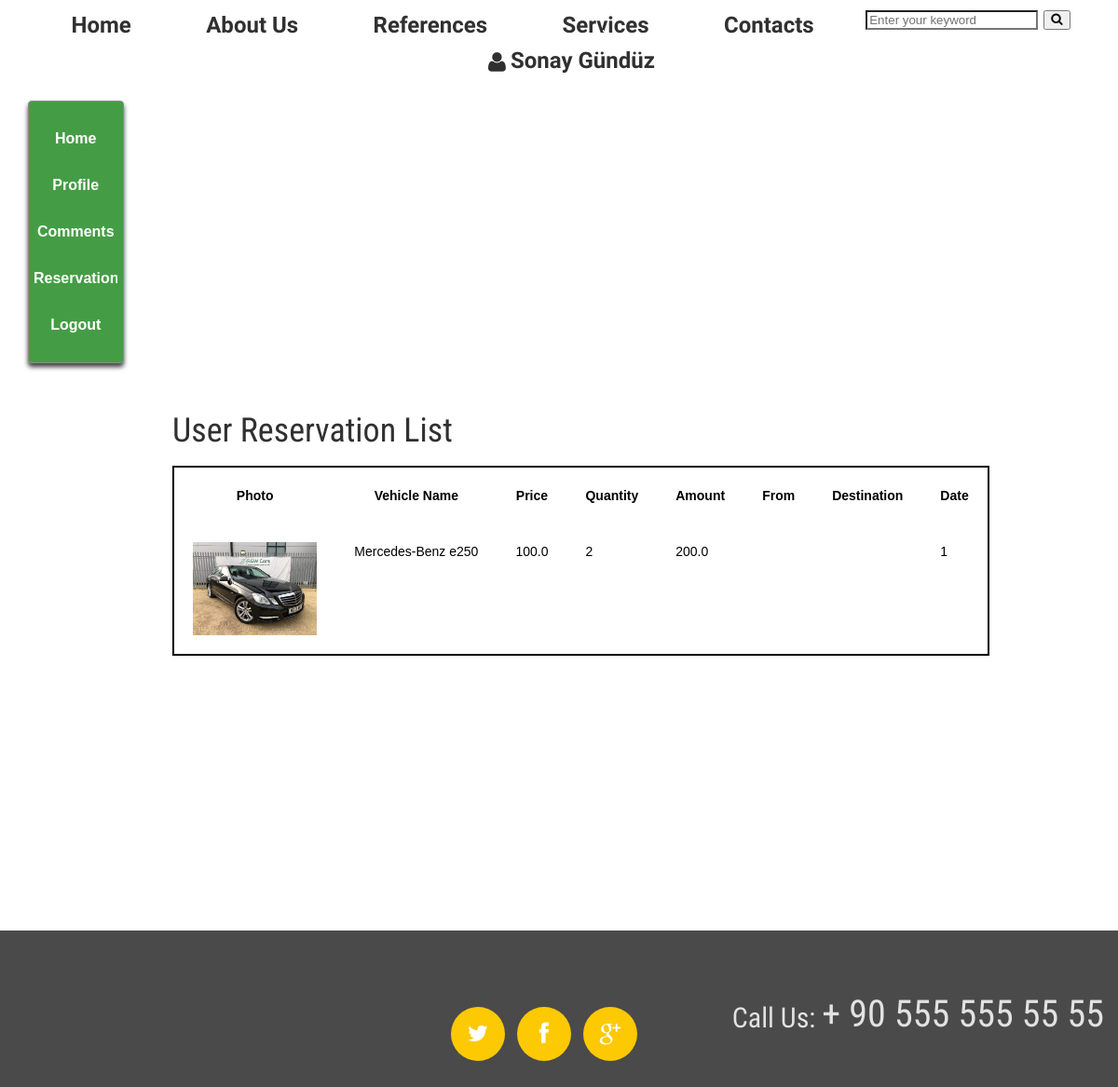
/user/reservationdetail/1 (signed in), run on the app's committed database.
### reservation/models.py (models this page shows, shortened)
class ReservationVehicle(models.Model):
    STATUS = (
        ('New', 'New'),
        ('Accepted', 'Accepted'),
        ('Canceled', 'Canceled'),
    )
    reservation = models.ForeignKey(Reservation, on_delete=models.CASCADE)
    user = models.ForeignKey(User, on_delete=models.CASCADE)
    vehicle = models.ForeignKey(Vehicle, on_delete=models.CASCADE)
    quantity = models.IntegerField()
    price = models.FloatField()
    amount = models.FloatField()
    date = models.CharField(max_length=50, default=1)
    kalkisyeri = models.CharField(max_length=255, blank=True, verbose_name="Kalkış Yeri")
    varisyeri = models.CharField(max_length=255, blank=True, verbose_name="Varış Yeri")
    status = models.CharField(max_length=10, choices=STATUS, default='New')
    created_at = models.DateTimeField(auto_now_add=True)
    updated_at = models.DateTimeField(auto_now_add=True)

### vehicle/models.py (models this page shows, shortened)
class Vehicle(models.Model):
        STATUS = (
            ('True', 'Evet'),
            ('FALSE', 'HAYIR'),
        )
        category = models.ForeignKey(Category, on_delete=models.CASCADE)
        title = models.CharField(max_length=50)
        keywords = models.CharField(blank=True, max_length=100)
        description = models.CharField(blank=True, max_length=100)
        image = models.ImageField(blank=True, upload_to='images/')
        price = models.FloatField()
        amount = models.IntegerField()
        detail = RichTextUploadingField()
        slug = models.CharField(blank=True, max_length=150)
        status = models.CharField(max_length=10, choices=STATUS)
        created_at = models.DateTimeField(auto_now_add=True)
        updated_at = models.DateTimeField(auto_now=True)
        def image_tag(self):
            return mark_safe('<img src="{}" height="50" />'.format(self.image.url))
        image_tag.short_description = 'Image'

### user/views.py (the view)
# urls.py: path('reservationdetail/<int:id>', views.reservationdetail, name='reservationdetail'),
@login_required(login_url='/login')
def reservationdetail(request,id):
    category = Category.objects.all()
    current_user = request.user
    reservation = Reservation.objects.get(user_id=current_user.id, id=id)
    reservationitems = ReservationVehicle.objects.filter(reservation_id=reservation.id)
    context = {
        'category': category,
        'reservation': reservation,
        'reservationitems': reservationitems,
    }
    return render(request, 'user_reservation_detail.html', context)

### user/templates/user_reservation_detail.html (shortened to what this page needs)
{% extends "homebase.html" %}
{% block content %}
<div class="content" style="background: white; padding-bottom: 1000px">
		<div class="grid_12 prefix_1">
			<div class="grid_3">
				{% include "user_panel.html" %}
			</div>
			<div class="grid_9" style="margin-left: 170px;">
				<div class="section-title">
					<h3 class="title"> User Reservation List </h3>
				</div>
				<table style="border: 2px solid black">
						<tr>
							<th class="text-left" style="padding: 20px">Photo</th>
							<th class="text-left" style="padding: 20px">Vehicle Name</th>
							<th class="text-left"style="padding: 20px" >Price</th>
							<th class="text-left" style="padding: 20px">Quantity</th>
							<th class="text-left" style="padding: 20px">Amount</th>
							<th class="text-left" style="padding: 20px">From</th>
							<th class="text-left" style="padding: 20px">Destination</th>
							<th class="text-left" style="padding: 20px">Date</th>
						</tr>
					{% for item in reservationitems %}
						<tr>
							<td class="text-left" style="padding: 20px"><a href="/vehicle/{{item.vehicle_id}}/{{item.vehicle.slug}}">
								<img src="{{item.vehicle.image.url}}" height="100"></a>
							</td>
							<td class="text-left" style="padding: 20px">{{ item.vehicle.title }}</td>
							<td class="text-left" style="padding: 20px">{{ item.price }}</td>
							<td class="text-left" style="padding: 20px">{{ item.quantity}}</td>
							<td class="text-left" style="padding: 20px">{{ item.amount}}</td>
							<td class="text-left" style="padding: 20px">{{ item.kalkisyeri}}</td>
							<td class="text-left" style="padding: 20px">{{ item.varisyeri}}</td>
							<td class="text-left" style="padding: 20px">{{ item.date}}</td>
						</tr>
					{% endfor %}
				</table>
			</div>
		</div>
</div>
{% endblock %}

### home/templates/header.html (shortened to what this page needs)
{% load static %}
<div class="main" style="margin-top: -24px">
<header>
	<div class="menu_block">
		<div class="container_12" >
			<div class="grid_12" style="margin-top: 20px">
				<nav class="horizontal-nav full-width horizontalNav-notprocessed">
					<ul class="sf-menu">
						<li><a href="/">Home</a></li>
						<li><a href="/about">About Us</a></li>
						<li><a href="/references">References</a></li>
						{% load mptt_tags %}
						<li> <a href="/services">Services</a>
						</li>
						<li><a href="/contact">Contacts</a></li>
						<li>
							<div class="header-search">
								<form action="/search/" method="post">
							 		<input name="q" id="q" class="input search-input" type="text" placeholder="Enter your keyword">
									<button class="search-btn"><i class="fa fa-search"></i> </button>
								</form>
							</div>
						</li>
						<li>
							{% if user.id is not None %}
								<a href="/user" ><i class="fa fa-user" style="margin-right: 5px"></i>{{user.first_name}} {{user.last_name}}</a>
							{% else %}
								<a href="/login" class="text-uppercases">Login</a> / <a href="/signup/" class="text-uppercases">Sign Up</a>
							{% endif %}
						</li>
					</ul>
				</nav>
			</div>
		</div>
	</div>
</header>
</div>

### home/static/css/style.css (style rules this page uses)
html { width: 100%; }
* { -webkit-text-size-adjust: none; }
body { position: relative; background-color: #4a4a4a; color: #878787; font: 14px/20px 'Open Sans', sans-serif; }
input { border-radius: 0 !important; outline: none !important; }
img { max-width: 100%; }
h1, h2, h3, h4, h5, h6 { font-weight: normal; color: #3e454c; font-family: 'Roboto Condensed', sans-serif; }
h3 { font-size: 36px; line-height: 36px; color: #313030; padding-top: 14px; margin-bottom: 20px; }
ul { padding: 0; margin: 0; list-style: none; }
a { text-decoration: none; color: inherit; outline: none; transition: 0.5s ease; -o-transition: 0.5s ease; -webkit-transition: 0.5s ease; }
.main { background-color: #fff; }
header { display: block; }
.content { padding-bottom: 113px; }

### home/static/css/grid.css (style rules this page uses)
body { min-width: 1200px; }
.container_12 { margin-left: auto; margin-right: auto; width: 1200px; }
.grid_1, .grid_2, .grid_3, .grid_4, .grid_5, .grid_6, .grid_7, .grid_8, .grid_9, .grid_10, .grid_11, .grid_12 { display:inline; float: left; position: relative; margin-left: 15px; margin-right: 15px; }
.container_12 .grid_12 { width:1170px; }

### home/static/css/superfish.css (style rules this page uses)
.menu_block { z-index: 999; position: relative; background: url(../images/menu_bg.png) 0 0 repeat-x #d8d8db; padding: 12px 0 11px; }
.menu_block nav { position: relative; font-family: 'Marvel', sans-serif; }
nav>.sf-menu { z-index: 990; text-align: center; position: relative; }
nav { position:relative;padding: 0px 0 0 0; }
.sf-menu>li { display: block; position: relative; display: inline-block; font-size: 24px; line-height: 20px; }
.sf-menu>li+li { margin-left: 27px; }
.sf-menu>li>a { font-weight: bold; text-align: center; color: #313030; display: block; padding: 9px 25px; }
.sf-menu>li>a.sf-with-ul:after { position: absolute; content: ''; left: 50%; margin-left: -3px; width: 5px; background: url(../images/arrows.png) 0 0 no-repeat; height: 4px; bottom: 10px; pointer-events: none; z-index: 999; display: block; }

### home/templates/header.html (style rules this page uses)
ul:before, ul:after { content: " "; display: table; }
ul:after { clear: both; }

### user/templates/user_panel.html (style rules this page uses)
html, body { padding:0px; margin:0px; font-family: 'Raleway', sans-serif; color: #000000; height:100%; }

### data on the page
ReservationVehicle: vehicle.image (picture), vehicle "Mercedes-Benz e250", price "100.0", quantity "2", amount "200.0", date "1"

### other printed values
{{ user.first_name }} "Sonay"
{{ user.last_name }} "Gündüz"
